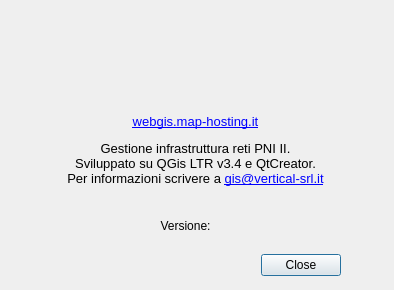
<?xml version="1.0" encoding="UTF-8"?>
<ui version="4.0">
 <class>qgis2dbDockWidgetBase</class>
 <widget class="QDialog" name="qgis2dbDockWidgetBase">
  <property name="geometry">
   <rect>
    <x>0</x>
    <y>0</y>
    <width>394</width>
    <height>290</height>
   </rect>
  </property>
  <property name="windowTitle">
   <string>qgis2db</string>
  </property>
  <widget class="QDialogButtonBox" name="button_box">
   <property name="geometry">
    <rect>
     <x>260</x>
     <y>250</y>
     <width>81</width>
     <height>31</height>
    </rect>
   </property>
   <property name="orientation">
    <enum>Qt::Horizontal</enum>
   </property>
   <property name="standardButtons">
    <set>QDialogButtonBox::Close</set>
   </property>
  </widget>
  <widget class="QWidget" name="layoutWidget">
   <property name="geometry">
    <rect>
     <x>0</x>
     <y>0</y>
     <width>2</width>
     <height>2</height>
    </rect>
   </property>
   <layout class="QVBoxLayout" name="verticalLayout"/>
  </widget>
  <widget class="QLabel" name="label">
   <property name="geometry">
    <rect>
     <x>10</x>
     <y>10</y>
     <width>361</width>
     <height>91</height>
    </rect>
   </property>
   <property name="text">
    <string/>
   </property>
   <property name="pixmap">
    <pixmap>:/plugins/qgis2db/VERTICAL_SOLUTIONS.png</pixmap>
   </property>
   <property name="scaledContents">
    <bool>true</bool>
   </property>
  </widget>
  <widget class="QLabel" name="label_version">
   <property name="geometry">
    <rect>
     <x>10</x>
     <y>210</y>
     <width>351</width>
     <height>31</height>
    </rect>
   </property>
   <property name="text">
    <string>Versione:</string>
   </property>
   <property name="alignment">
    <set>Qt::AlignCenter</set>
   </property>
  </widget>
  <widget class="QLabel" name="label_version_2">
   <property name="geometry">
    <rect>
     <x>10</x>
     <y>100</y>
     <width>371</width>
     <height>101</height>
    </rect>
   </property>
   <property name="font">
    <font>
     <pointsize>10</pointsize>
    </font>
   </property>
   <property name="text">
    <string>&lt;html&gt;&lt;head/&gt;&lt;body&gt;&lt;p&gt;&lt;a href=&quot;http://webgis.map-hosting.it/walkout.htm&quot;&gt;&lt;span style=&quot; text-decoration: underline; color:#0000ff;&quot;&gt;webgis.map-hosting.it&lt;/span&gt;&lt;/a&gt;&lt;/p&gt;&lt;p&gt;Gestione infrastruttura reti PNI II.&lt;br/&gt;Sviluppato su QGis LTR v3.4 e QtCreator.&lt;br/&gt;Per informazioni scrivere a &lt;a href=&quot;mailto:info@vertical.digital&quot;&gt;&lt;span style=&quot; text-decoration: underline; color:#0000ff;&quot;&gt;gis@vertical-srl.it&lt;/span&gt;&lt;/a&gt;&lt;/p&gt;&lt;/body&gt;&lt;/html&gt;</string>
   </property>
   <property name="textFormat">
    <enum>Qt::RichText</enum>
   </property>
   <property name="scaledContents">
    <bool>false</bool>
   </property>
   <property name="alignment">
    <set>Qt::AlignCenter</set>
   </property>
   <property name="wordWrap">
    <bool>true</bool>
   </property>
   <property name="openExternalLinks">
    <bool>true</bool>
   </property>
   <property name="textInteractionFlags">
    <set>Qt::TextBrowserInteraction</set>
   </property>
  </widget>
  <zorder>layoutWidget</zorder>
  <zorder>button_box</zorder>
  <zorder>label</zorder>
  <zorder>label_version</zorder>
  <zorder>label_version_2</zorder>
 </widget>
 <resources/>
 <connections>
  <connection>
   <sender>button_box</sender>
   <signal>accepted()</signal>
   <receiver>qgis2dbDockWidgetBase</receiver>
   <slot>accept()</slot>
   <hints>
    <hint type="sourcelabel">
     <x>20</x>
     <y>20</y>
    </hint>
    <hint type="destinationlabel">
     <x>20</x>
     <y>20</y>
    </hint>
   </hints>
  </connection>
  <connection>
   <sender>button_box</sender>
   <signal>rejected()</signal>
   <receiver>qgis2dbDockWidgetBase</receiver>
   <slot>reject()</slot>
   <hints>
    <hint type="sourcelabel">
     <x>20</x>
     <y>20</y>
    </hint>
    <hint type="destinationlabel">
     <x>20</x>
     <y>20</y>
    </hint>
   </hints>
  </connection>
 </connections>
</ui>
